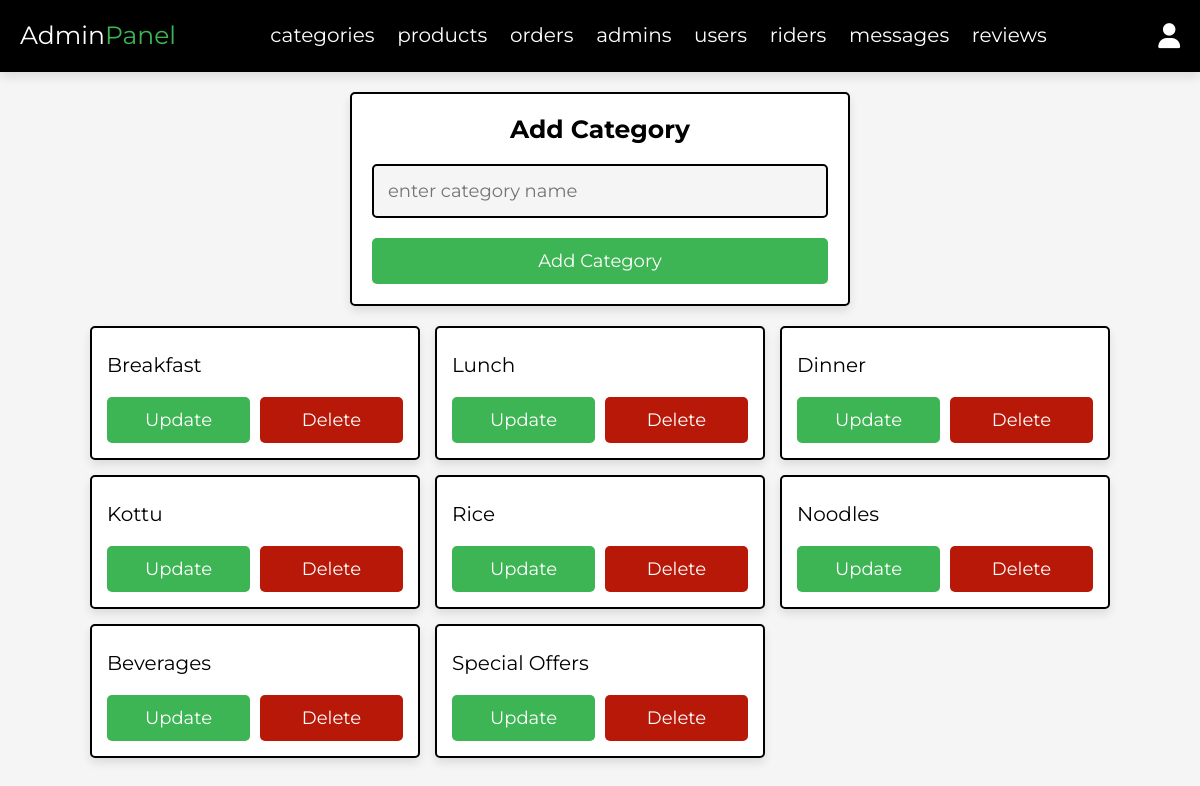
Page /Neluma/admin/menu.php (signed in) on the committed database.
### tables this page shows
CREATE TABLE IF NOT EXISTS `menu` (
  `catid` int NOT NULL AUTO_INCREMENT,
  `catname` varchar(50) NOT NULL,
  PRIMARY KEY (`catid`)
);

### Neluma/admin/menu.php (the view, shortened to what this page needs)
<?php
include '../components/connect.php';
?>
<!DOCTYPE html>
<html lang="en">
<head>
   <link rel="stylesheet" href="https://cdnjs.cloudflare.com/ajax/libs/font-awesome/6.1.1/css/all.min.css">
   <link rel="stylesheet" href="../css/admin_style.css">
</head>
<body>
<?php include '../components/admin_header.php' ?>
<section class="add-category">
   <form action="" method="POST" enctype="multipart/form-data">
      <h3>add category</h3>
      <input type="text" required placeholder="enter category name" name="name" maxlength="100" class="box">
      <input type="submit" value="add category" name="add_category" class="btn">
   </form>
</section>
<section class="show-category" style="padding-top: 0;">
   <div class="box-container">
   <?php
      $show_category = $conn->prepare("SELECT * FROM `menu`");
      $show_category->execute();
      if($show_category->rowCount() > 0){
         while($fetch_category = $show_category->fetch(PDO::FETCH_ASSOC)){
   ?>
   <div class="box">
      <div class="name"><?= $fetch_category['catname']; ?></div>
      <div class="flex-btn">
         <a href="update_menu.php?update=<?= $fetch_category['catid']; ?>" class="option-btn">update</a>
         <a href="menu.php?delete=<?= $fetch_category['catid']; ?>" class="delete-btn" onclick="return confirm('delete this category?');">delete</a>
      </div>
   </div>
   <?php
         }
      }else{
         echo '<p class="empty">no category added yet!</p>';
      }
   ?>
   </div>
</section>
</body>
</html>

### Neluma/css/admin_style.css (style rules this page uses)
:root { --main-color:#3EB554; --red:#b81807; --orange:#f39c12; --black:#000000; --white:#fff; --light-bg:#f5f5f5; --light-color:#999; --border:.2rem solid var(--black); --box-shadow:0 .5rem 1rem rgba(0,0,0,.1); }
* { font-family: 'Montserrat', sans-serif; margin:0; padding:0; box-sizing: border-box; text-decoration: none; outline: none; border:none; }
html { font-size: 62.5%; overflow-x: hidden; }
body { background-color: var(--light-bg); }
section { max-width: 1200px; margin:0 auto; padding:2rem; }
.btn, .delete-btn, .option-btn { display: block; margin-top: 1rem; border-radius: .5rem; cursor: pointer; width: 100%; font-size: 1.8rem; color:var(--white); padding:1.2rem 3rem; text-transform: capitalize; text-align: center; }
.btn { background-color: var(--main-color); }
.delete-btn { background-color: var(--red); }
.option-btn { background-color: var(--main-color); }
.flex-btn { display: flex; gap:1rem; }
.add-category form { margin:0 auto; max-width: 50rem; background-color: var(--white); border-radius: .5rem; box-shadow: var(--box-shadow); border:var(--border); padding:2rem; text-align: center; }
.add-category form h3 { margin-bottom: 1rem; font-size: 2.5rem; color:var(--black); text-transform: capitalize; }
.add-category form .box { background-color: var(--light-bg); border:var(--border); width: 100%; padding:1.4rem; font-size: 1.8rem; color:var(--black); border-radius: .5rem; margin: 1rem 0; }
.show-category .box-container { display: grid; grid-template-columns: repeat(auto-fit, 33rem); gap:1.5rem; justify-content: center; align-items: flex-start; }
.show-category .box-container .box { background-color: var(--white); border-radius: .5rem; box-shadow: var(--box-shadow); border:var(--border); padding:1.5rem; }
.show-category .box-container .box .name { font-size: 2rem; color:var(--black); padding:1rem 0; }

### rows in the picture
menu: catname "Breakfast"
menu: catname "Lunch"
menu: catname "Dinner"
menu: catname "Kottu"
menu: catname "Rice"
menu: catname "Noodles"
menu: catname "Beverages"
menu: catname "Special Offers"
